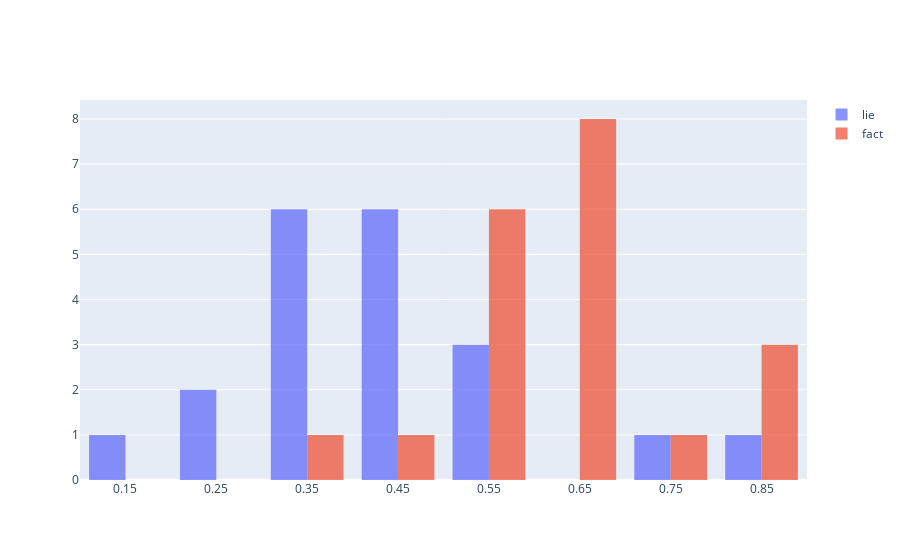

Here is the notebook cell this chart was saved with:
### Code cell
lie_agg = [np.mean(l) for l in lie_scores]
fact_agg = [np.mean(l) for l in fact_scores]

fig = go.Figure()
fig.add_trace(go.Histogram(x=lie_agg, name='lie', opacity=0.75))
fig.add_trace(go.Histogram(x=fact_agg, name='fact', opacity=0.75))


fig.show()

### Figure 1 — Plotly figure (JSON) as saved in the notebook; plotly's stock layout.template omitted (floating-point values rounded to 4 significant figures)
{"data": [{"name": "lie", "opacity": 0.75, "type": "histogram", "x": [0.3106, 0.4946, 0.592, 0.4517, 0.3705, 0.8908, 0.4488, 0.1856, 0.3415, 0.4021, 0.4274, 0.2652, 0.7445, 0.3516, 0.3837, 0.4817, 0.28, 0.5128, 0.384, 0.5158]}, {"name": "fact", "opacity": 0.75, "type": "histogram", "x": [0.6427, 0.6368, 0.6546, 0.5628, 0.5102, 0.8394, 0.656, 0.3244, 0.714, 0.5564, 0.6856, 0.4847, 0.6614, 0.5914, 0.5654, 0.8127, 0.8206, 0.6992, 0.509, 0.6533]}], "layout": {"autosize": true, "xaxis": {"autorange": true, "range": [0.1, 0.9], "type": "linear"}, "yaxis": {"autorange": true, "range": [0, 8.421]}}}
